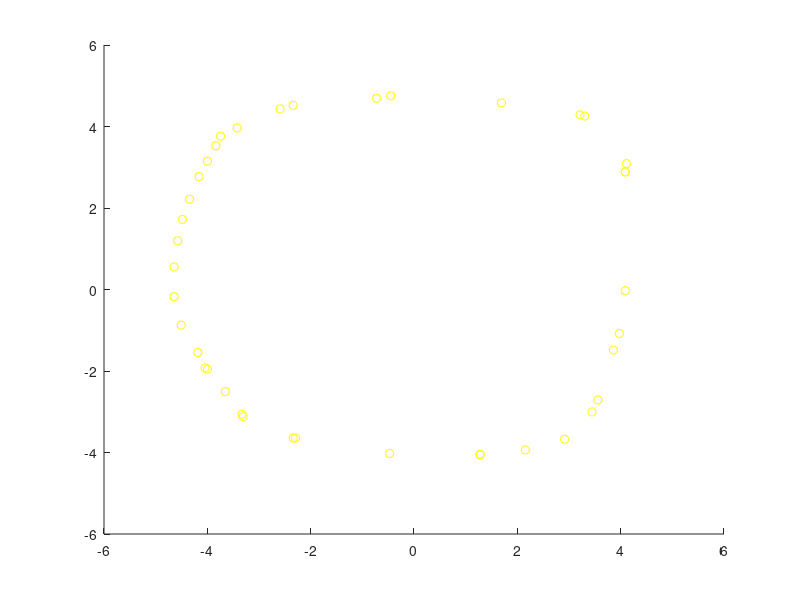

Recreate this plot in MATLAB. (Note: this script raises an error after producing the figure.)
function x = fit_circle( method )
%% Input
% method - define method of approximation. Default is Gauss-Newton
% Values are: 'GN' - Gauss-Newton, 'LM' - Levenber-Marquard
%% Output
% x - is a vector [1 x 3], x = [x y r], represents the coordinates and the center of the circle

%% Input
if exist('method','var')
else
    method = 'GN';
end
load('points.mat');

%% GUI init
hFig = figure(1);
set(hFig, 'Position', [1 1 1024 1024])
axis auto
hold on

%% Data draw
plot(X,Y,'yo');

%% Get initial guess of cirlce params
[X1, Y1] = ginput(2);
x1 = X1(1);
y1 = Y1(1);
r = sqrt((x1 - X1(2)).^2 + (y1 - Y1(2)).^2);

%% Draw the circle
circle(x1,y1,r);

%% Iteration init
u = 1000;
[~, ~, key] = ginput(1);

while ~isempty(key)
    
    % objective function
    g = sum(total_dist([X Y], [x1 y1 r ]));
    disp(['Error: ' num2str(g)]);
    
    % Iterate
    if (key == 32)
        % Approximation function iteration
        if (strcmp(method,'GN'))
            [x, r] = gaus_newton([X Y], [x1 y1], r);
        else
            [x, r, u] = levenberg_marquard([X Y], [x1 y1], r, u);
        end
        x1 = x(1);
        y1 = x(2);
        
        % GUI output
        clf
        hold on
        circle(x1,y1,r);
        plot(X,Y,'yo');
    end
    [~, ~, key] = ginput(1);
end

%% Output
x = [x1 y1 r];
end